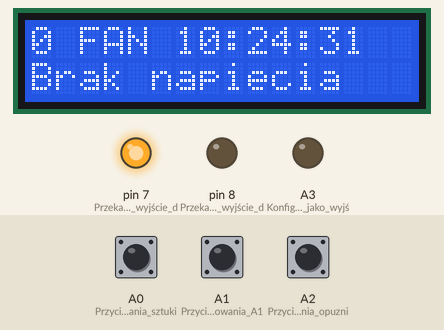
Bench run of a sketch on a simulated Arduino Uno, built with avr-gcc and run on an emulated ATmega328P. Parts: 16×2 character LCD, output pins drawn as LEDs (lit = HIGH). The test bench sets the inputs (shaded band); at power-on: A0 (Przycisk_dodawania_sztuki) HIGH, A1 (Przycisk_odejmowania_A1) HIGH, A2 (Przycisk_dodawania_opuzni) HIGH. The local clock reads 2024-03-15 10:24:30 at power-on unless the sketch sets it.

Above: at 1.2 s.
1.3 s: A0 (Przycisk_dodawania_sztuki) pulled LOW for 3.2 s
At 5.8 s:
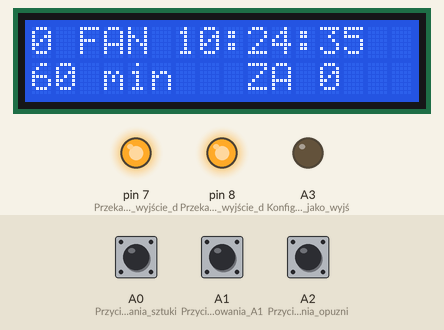
6.0 s: A1 (Przycisk_odejmowania_A1) pulled LOW for 0.15 s
At 7.8 s:
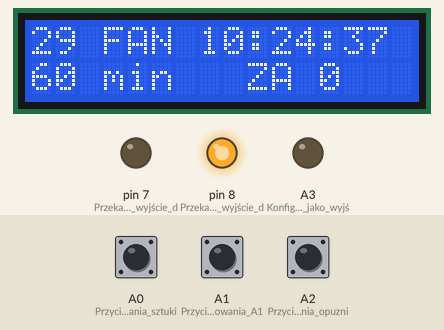
9.1 s: A2 (Przycisk_dodawania_opuzni) pulled LOW for 0.15 s
At 11.8 s:
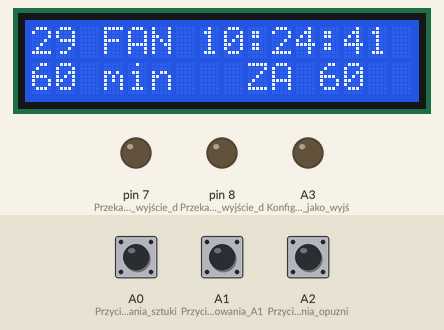
12.2 s: A0 (Przycisk_dodawania_sztuki) pulled LOW for 1 s
At 13.25 s:
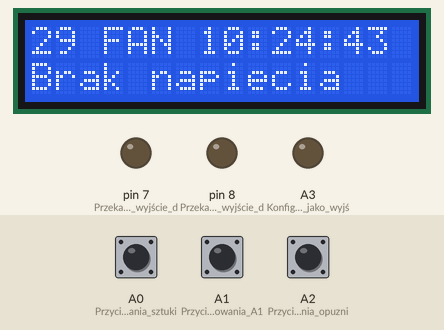
14.7 s: A2 (Przycisk_dodawania_opuzni) pulled LOW for 1 s
At 16.8 s:
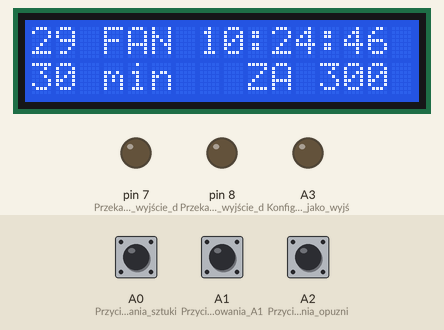
17.2 s: A0 (Przycisk_dodawania_sztuki) pulled LOW for 1 s
At 21.8 s:
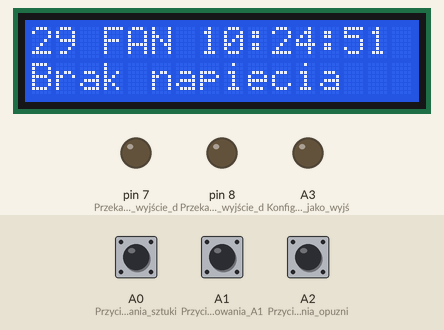
Timing chart, 0 to 23.3 s (numbered marks = the images above; inputs shaded):
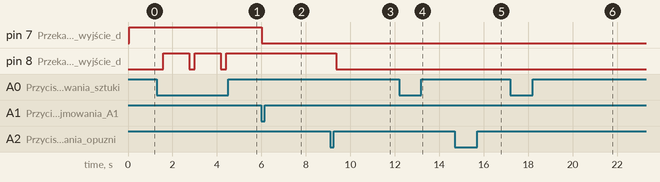

The sketch:

DoLadowarekDoSypialni_OLD.ino
```cpp
#include <LiquidCrystal_I2C.h>
#include <Wire.h>
#include <DS3231.h> // zegar

DS3231 Clock;
RTClib RTC;

int godziny = 12;
int  minuty = 15;
int sekundy = 20;

int odliczanie = 0;  // odlicza czas do konca ladowania, zaczyna odliczac po osiagnieciu przez opoznienie wartosci 0
int opoznienie = 0;   // ilosc minut pozostala do rozpoczecia ladowania
int piecMinut = 0;
int dlugoscWlaczWent = 5; // dlugos dzialania wentylatora w minutach
int minutyPoprzednie = 0; //taka wartosc tymczasowa zeby mozna bylo zobaczyc czy bierzaca minuta nie jest rowna poprzedniej minucie


int interwal = 30;   // to ilosc minut dodawana przez klikniecie przycisku, przy odejmowaniu odejmuje polowe tej wartosci
boolean wylaczWentylator = true;

LiquidCrystal_I2C lcd(0x27, 2, 1, 0, 4, 5, 6, 7, 3, POSITIVE);  // Ustawienie adresu ukladu na 0x27         A4 SDA        A5 SCL

void setup() {
  lcd.begin(16, 2);
  Serial.begin(9600);
  lcd.print("0");
  pinMode(A0, INPUT_PULLUP); // Przycisk dodawania sztuki A0
  pinMode(A1, INPUT_PULLUP); // Przycisk odejmowania A1
  pinMode(A2, INPUT_PULLUP); // Przycisk dodawania opuznienia
  pinMode(A3, OUTPUT);       // Konfiguracja A3 jako wyjście dla buzzera
  pinMode(8, OUTPUT);        // Przekaznik jako wyjście dla ladowarek
  pinMode(7, OUTPUT);        // Przekaznik jako wyjście dla wentylatora

  digitalWrite(8, false);    // Na start wylaczony przekaznik
  digitalWrite(7, true);    // Na start wylaczony przekaznik


  ////////////*****************************************************************************************************///////////
  /////******* to po kolei wybraną linie odkomentować żeby ustawić zegar a potem zakomentować,  prymitywne ale dziala ;)  ////
  //         koniecznie podłączyć 3,3V bo przy 5V wariuje ****************************************************************////
  //   Clock.setHour(19);    //GODZINA                    ****************************************************************////
  //   Clock.setMinute(3);   //MINUTY                     ****************************************************************////
  //   Clock.setSecond(15);  //SEKUNDY                    ****************************************************************////
  ////********************************************************************************************************************////

}

void loop() {
  DateTime now = RTC.now();
  godziny = now.hour();
  minuty = now.minute();
  sekundy = now.second();


  sprawdz();
  wyswietl();

  if (digitalRead(A0) == LOW)    //przycisk wyboru A0 bedzie dodawal dlugosc ladowania o interwal
  {
    odliczanie += interwal;
    if (odliczanie > 125)
      odliczanie = 0;
    delay(250);
  }
  if (digitalRead(A1) == LOW)  //przycisk uruchamia wentylator na dlugoscWlaczWent minut
  {
    wylaczWentylator = false; //kontrolka trwania ladowania
    piecMinut = minuty + dlugoscWlaczWent;
    if (piecMinut > 59)
      piecMinut = piecMinut - 60;
    digitalWrite(7, false);
    delay(250);
  }

  if (digitalRead(A2) == LOW  )  // przycisk A2 dodaje opuznienie a po przekroczeniu 300 minut = sie 0 i tak w kolko
  {
    opoznienie += 60;
    round(opoznienie);
    if (opoznienie > 300)
      opoznienie = 0;
    delay(250);
  }


}

void wyswietl() {

  lcd.setCursor(0, 0);
  lcd.print(piecMinut);
  lcd.print(" FAN ");
  if (godziny < 10) //jak godziny od 0 do 9 to trzeba zero dopisac zeby ładnie było
    lcd.print(0);
  lcd.print(godziny);
  lcd.print(":");
  if (minuty < 10) //jak minuty od 0 do 9 to trzeba zero dopisac
    lcd.print(0);
  lcd.print(minuty);
  lcd.print(":");
  if (sekundy < 10) //jak sekundy od 0 do 9 to trzeba zero dopisac
    lcd.print(0);
  lcd.print(sekundy);
  lcd.print("   ");

  if (odliczanie > 0 || opoznienie > 0)
  {
    lcd.setCursor(0, 1);
    lcd.print(odliczanie);
    lcd.print(" min   ZA ");
    lcd.print(opoznienie);
    lcd.print("  ");

    if (minutyPoprzednie != minuty) // jesli minuty rozne od poprzednich nie wazne w ktora strone
    {
      minutyPoprzednie = minuty;
      if (opoznienie > 0)
        opoznienie--;
      if (opoznienie <= 0)
        odliczanie--;
      sprawdz();
    }
  }
  if (odliczanie <= 0 )
  {
    lcd.setCursor(0, 1);
    lcd.print("Brak napiecia        ");
    digitalWrite(8, false);
  }
}

void sprawdz() {
  if (opoznienie > 0  && odliczanie > 0) // a opoznienie nadal odlicza
    digitalWrite(8, false);
  if (opoznienie <= 0 && odliczanie > 0) //jak opuznienie doszlo do zera i czas ladowania jest nadal wiekszy od zera
    digitalWrite(8, true); // to przekaznik podaje

  if (wylaczWentylator == false) // jesli kontrolka wylaczenia wentylatora wylaczona
    if (piecMinut == minuty) //jak mina nastawione minuty to koniec
    {
      digitalWrite(7, true);
      wylaczWentylator = true;
    }
 if(godziny==10 && minuty==10) // tak na sztywno zapisany czas wlaczenia wentylatora zeby sie przewietrzylo
 {
  wylaczWentylator=false;
  digitalWrite(7,false);
  piecMinut=15;
 }
if(godziny==13 && minuty==10) // no i znowu przewietrzanie
 {
  wylaczWentylator=false;
  digitalWrite(7,false);
  piecMinut=15;
 }

}
```

Measured:
- after the input at 1.3 s, pin 8 (Przekaznik_jako_wyjście_d): alternates HIGH for 1.2 s and LOW for 0.25 s, starting after 0.28 s; the display: first changes after 0.31 s (image 1 shows a later state)
- after the input at 6.0 s, pin 7 (Przekaznik_jako_wyjście_d): HIGH → LOW at once
- after the input at 9.1 s, pin 8 (Przekaznik_jako_wyjście_d): HIGH → LOW after 0.27 s
- what the display in image 2 shows lasts 1.1 s, from 7.0 s to 8.1 s
